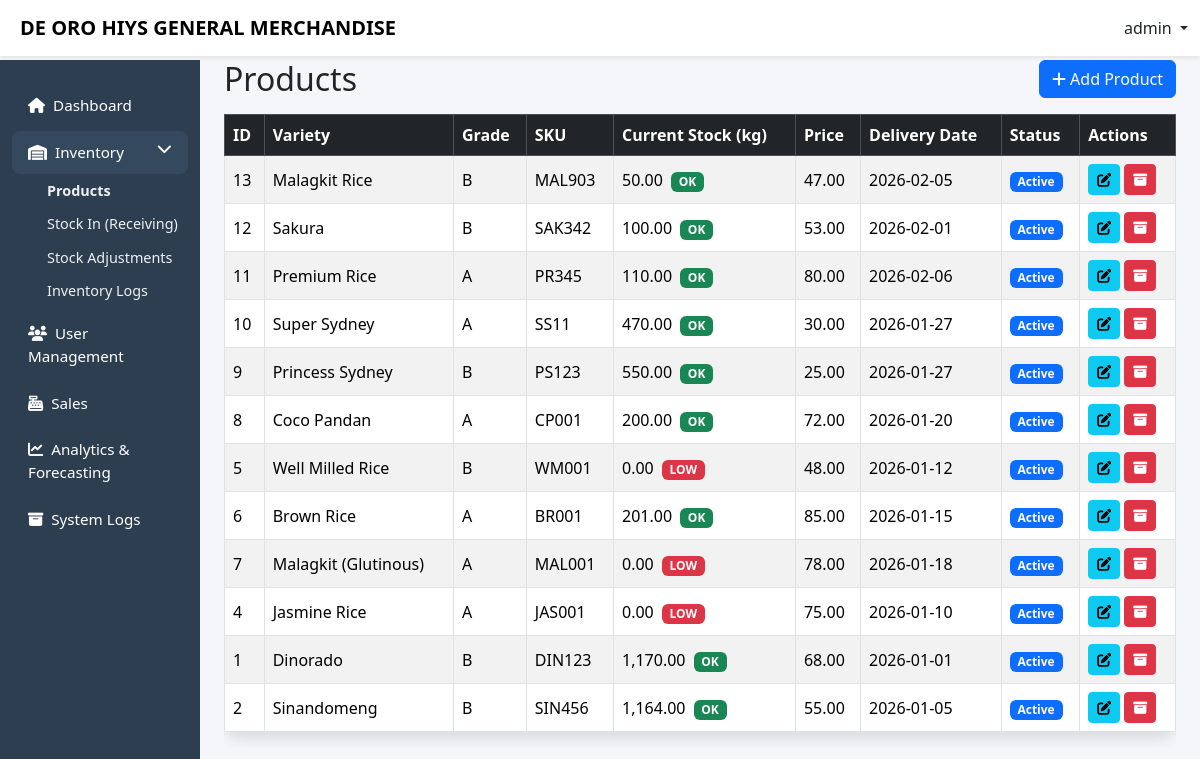
/admin/products.php (signed in), run on the app's committed database.
### tables this page shows
CREATE TABLE `products` (
  `product_id` int(11) NOT NULL,
  `variety` varchar(100) DEFAULT NULL,
  `grade` varchar(50) DEFAULT NULL,
  `sku` varchar(50) DEFAULT NULL,
  `unit_weight_kg` decimal(10,2) DEFAULT NULL,
  `unit_price` decimal(10,2) DEFAULT NULL,
  `delivery_date` date DEFAULT NULL,
  `created_at` timestamp NOT NULL DEFAULT current_timestamp(),
  `archived` tinyint(1) NOT NULL DEFAULT 0,
  `stock_kg` decimal(10,2) NOT NULL DEFAULT 0.00
);

### admin/products.php (the view, shortened to what this page needs)
<?php
$username = $_SESSION['username'] ?? 'User';
include '../config/db.php';
$sql = "
SELECT
  p.*,
  IFNULL(SUM(
    CASE
      WHEN LOWER(it.type)='in' THEN it.qty_kg
      WHEN LOWER(it.type)='out' THEN -it.qty_kg
      WHEN LOWER(it.type)='adjust' THEN it.qty_kg
      ELSE 0
    END
  ), 0) AS stock_kg
FROM products p
LEFT JOIN inventory_transactions it ON it.product_id = p.product_id
WHERE p.archived = 0
GROUP BY p.product_id
ORDER BY p.created_at DESC
";
$products = $conn->query($sql);
$LOW_STOCK_THRESHOLD = 10;
?>
<!DOCTYPE html>
<html lang="en">
<head>
<link href="https://cdn.jsdelivr.net/npm/bootstrap@5.3.2/dist/css/bootstrap.min.css" rel="stylesheet">
<link href="https://cdnjs.cloudflare.com/ajax/libs/font-awesome/6.5.1/css/all.min.css" rel="stylesheet">
</head>
<body>
<nav class="navbar navbar-expand-lg navbar-light bg-white shadow-sm fixed-top">
  <div class="container-fluid">
    <span class="navbar-brand fw-bold ms-2">DE ORO HIYS GENERAL MERCHANDISE</span>
    <div class="ms-auto dropdown">
      <a class="nav-link dropdown-toggle" data-bs-toggle="dropdown">
        <?= htmlspecialchars($username) ?>
      </a>
    </div>
  </div>
</nav>
<div class="container-fluid">
<div class="row">
<nav id="sidebarMenu" class="col-lg-2 d-lg-block sidebar collapse">
<div class="pt-4">
<ul class="nav flex-column gap-1">
<li class="nav-item">
<a class="nav-link" href="dashboard.php">
<i class="fas fa-home me-2"></i>Dashboard
</a>
</li>
<li class="nav-item">
<a class="nav-link active" data-bs-toggle="collapse" href="#inventoryMenu">
<i class="fas fa-warehouse me-2"></i>Inventory
<i class="fas fa-chevron-down float-end"></i>
</a>
<div class="collapse show submenu" id="inventoryMenu">
<a href="products.php" class="fw-bold">Products</a>
<a href="../inventory/add_stock.php">Stock In (Receiving)</a>
<a href="../inventory/adjust_stock.php">Stock Adjustments</a>
<a href="../inventory/inventory.php">Inventory Logs</a>
</div>
</li>
<li class="nav-item">
<a class="nav-link" href="users.php"><i class="fas fa-users me-2"></i>User Management</a>
</li>
<li class="nav-item">
<a class="nav-link" href="sales.php">
<i class="fas fa-cash-register me-2"></i>Sales
</a>
</li>
<li class="nav-item">
<a class="nav-link" href="analytics.php">
<i class="fas fa-chart-line me-2"></i>Analytics & Forecasting
</a>
</li>
<li class="nav-item">
<a class="nav-link" href="system_logs.php">
<i class="fas fa-archive me-2"></i>System Logs
</a>
</li>
</ul>
</div>
</nav>
<main class="col-lg-10 ms-sm-auto px-4 main-content">
<div class="d-flex justify-content-between align-items-center">
  <h2 class="mb-0">Products</h2>
  <button class="btn btn-primary" data-bs-toggle="modal" data-bs-target="#addProductModal">
    <i class="fas fa-plus"></i> Add Product
  </button>
</div>
<div class="table-responsive mt-3">
<table class="table table-striped table-bordered modern-card align-middle">
<thead class="table-dark">
<tr>
<th>ID</th>
<th>Variety</th>
<th>Grade</th>
<th>SKU</th>
<th>Current Stock (kg)</th>
<th>Price</th>
<th>Delivery Date</th>
<th>Status</th>
<th>Actions</th>
</tr>
</thead>
<tbody>
<?php while($row = $products->fetch_assoc()): ?>
<?php
  $stock = (float)$row['stock_kg'];
  $lowBadge = ($stock <= $LOW_STOCK_THRESHOLD)
    ? "<span class='badge bg-danger ms-2'>LOW</span>"
    : "<span class='badge bg-success ms-2'>OK</span>";
?>
<tr>
<td><?= (int)$row['product_id'] ?></td>
<td><?= htmlspecialchars($row['variety']) ?></td>
<td><?= htmlspecialchars($row['grade']) ?></td>
<td><?= htmlspecialchars($row['sku']) ?></td>
<td><?= number_format($stock,2) ?><?= $lowBadge ?></td>
<td><?= number_format((float)$row['unit_price'],2) ?></td>
<td><?= htmlspecialchars($row['delivery_date']) ?></td>
<td><span class="badge bg-primary">Active</span></td>
<td class="text-nowrap">
    <button class="btn btn-sm btn-info" data-bs-toggle="modal" data-bs-target="#editProductModal<?= (int)$row['product_id'] ?>">
      <i class="fas fa-edit"></i>
    </button>
    <a href="products.php?archive=<?= (int)$row['product_id'] ?>" class="btn btn-sm btn-danger"
       onclick="return confirm('Archive this product?')">
       <i class="fas fa-archive"></i>
    </a>
</td>
</tr>
<?php endwhile; ?>
</tbody>
</table>
</div>
</main>
</div>
</div>
</body>
</html>

### admin/products.php (style rules this page uses)
body { background:#f4f6f9; padding-top: 60px; }
.sidebar { min-height:100vh; background:#2c3e50; padding-top: 0px; }
.sidebar .nav-link { color:#fff; padding:10px 16px; border-radius:8px; font-size:.95rem; }
.sidebar .nav-link:hover, .sidebar .nav-link.active { background:#34495e; }
.sidebar .submenu { padding-left:35px; }
.sidebar .submenu a { font-size:.9rem; padding:6px 0; display:block; color:#ecf0f1; text-decoration:none; }
.modern-card { border-radius:14px; box-shadow:0 6px 16px rgba(0,0,0,.12); transition:.3s; }
.main-content { padding-top:0px; }

### data on the page
products: product_id "13", variety "Malagkit Rice", grade "B", sku "MAL903", stock "50.00", shows "OK", unit_price "47.00", delivery_date "2026-02-05"
products: product_id "12", variety "Sakura", grade "B", sku "SAK342", stock "100.00", shows "OK", unit_price "53.00", delivery_date "2026-02-01"
products: product_id "11", variety "Premium Rice", grade "A", sku "PR345", stock "110.00", shows "OK", unit_price "80.00", delivery_date "2026-02-06"
products: product_id "10", variety "Super Sydney", grade "A", sku "SS11", stock "470.00", shows "OK", unit_price "30.00", delivery_date "2026-01-27"
products: product_id "9", variety "Princess Sydney", grade "B", sku "PS123", stock "550.00", shows "OK", unit_price "25.00", delivery_date "2026-01-27"
products: product_id "8", variety "Coco Pandan", grade "A", sku "CP001", stock "200.00", shows "OK", unit_price "72.00", delivery_date "2026-01-20"
products: product_id "5", variety "Well Milled Rice", grade "B", sku "WM001", stock "0.00", shows "LOW", unit_price "48.00", delivery_date "2026-01-12"
products: product_id "6", variety "Brown Rice", grade "A", sku "BR001", stock "201.00", shows "OK", unit_price "85.00", delivery_date "2026-01-15"
products: product_id "7", variety "Malagkit (Glutinous)", grade "A", sku "MAL001", stock "0.00", shows "LOW", unit_price "78.00", delivery_date "2026-01-18"
products: product_id "4", variety "Jasmine Rice", grade "A", sku "JAS001", stock "0.00", shows "LOW", unit_price "75.00", delivery_date "2026-01-10"
products: product_id "1", variety "Dinorado", grade "B", sku "DIN123", stock "1,170.00", shows "OK", unit_price "68.00", delivery_date "2026-01-01"
products: product_id "2", variety "Sinandomeng", grade "B", sku "SIN456", stock "1,164.00", shows "OK", unit_price "55.00", delivery_date "2026-01-05"

### other printed values
$username "admin"
